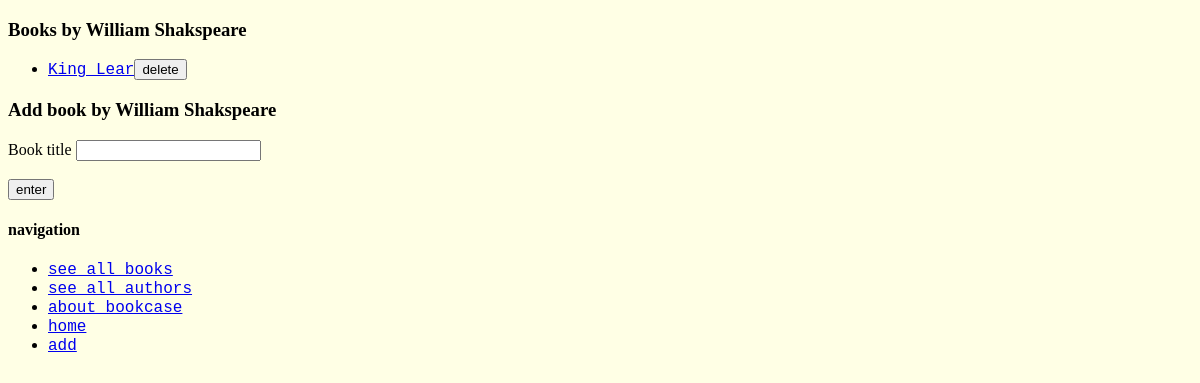
Before: /author/10/ with the older database file.
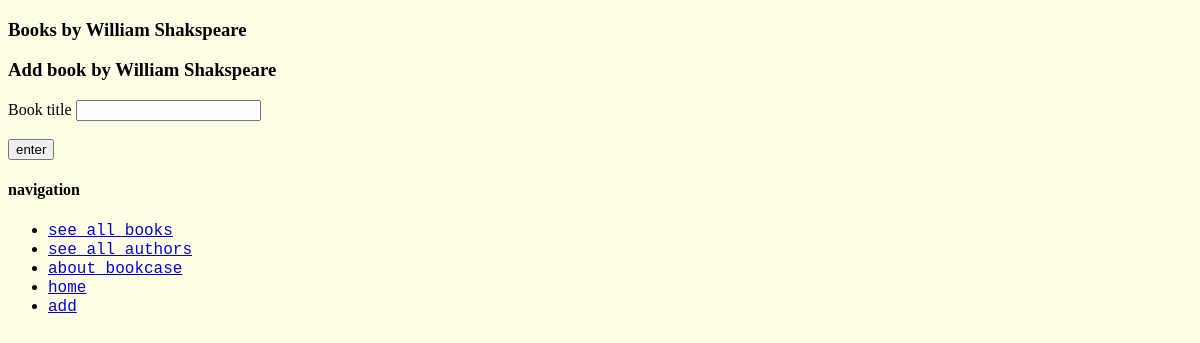
After: the same page with the newer database file.
### books/models.py (models this page shows, shortened)
class Book( models.Model) :
    title = models.CharField( max_length=200)
    author_name = models.CharField( max_length = 200)

### books/views.py (the view)
# urls.py: url(r'^author/(?P<author_pk>\d+)/$', 'books.views.author'),
def author( request, author_pk) :
    a = Author.objects.get( pk = int(author_pk))
    author = {}
    author['name'] = a.name
    author['books'] = []
    for b in Book.objects.filter( author_name = a.name ) :
        x = { 'title' : b.title , 'pk' : b.pk }
        author['books'].append( {'title': b.title, 'pk':b.pk})
    return render( request, "author.html", {'author': [author]})

### books/templates/author.html (shortened to what this page needs)
<!DOCTYPE html>
<link rel="stylesheet" href="../../static/simple.css" />
<html>
{%for a in author %}
<h3 id=Author_name name="{{a.name}}">Books by {{a.name}}</h3>
<ul>
{%for b in a.books %}
<li><a href='/book/{{b.pk}}'>{{b.title}}</a><button class="delete_Book" id="{{b.pk}}">delete</button></li>
{%endfor%}
</ul>
{%endfor%}
{%for a in author %}
<h3>Add book by {{a.name}} </h3>
{%endfor%}
Book title  <input id="new_Book_title"><br><br>
<button id = "enter_new_Book_Author">enter</button>
<h4>navigation</h4>
<ul>
    <li><a href='/books/'>see all books</a></li>
    <li><a href='/authors/'>see all authors</li>
    <li><a href='/about/'>about bookcase</a></li>
    <li><a href='/home/'>home</a></li>
    <li><a href='/add/'>add</a></li>
</ul>
</html>

Changed rows visible on the page:
removed Book: title "King Lear"
Other visible differences:
list line gone: "delete"
